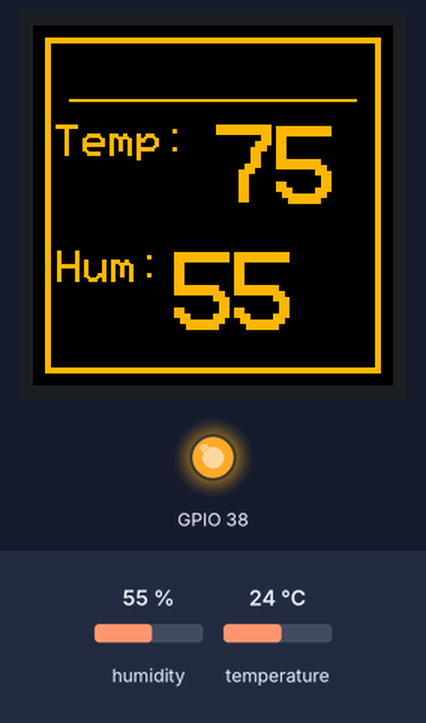
The sketch below on a simulated ESP32-S3. On the bench: 240×240 colour display, output pins drawn as LEDs (lit = HIGH). Inputs (shaded band) come from the test bench; at power-on: humidity 55 %, temperature 24 °C. What the sketch prints to the serial monitor is not drawn.

Above: at 2.5 s.
2.6 s: humidity set to 22 %
At 4.9 s:
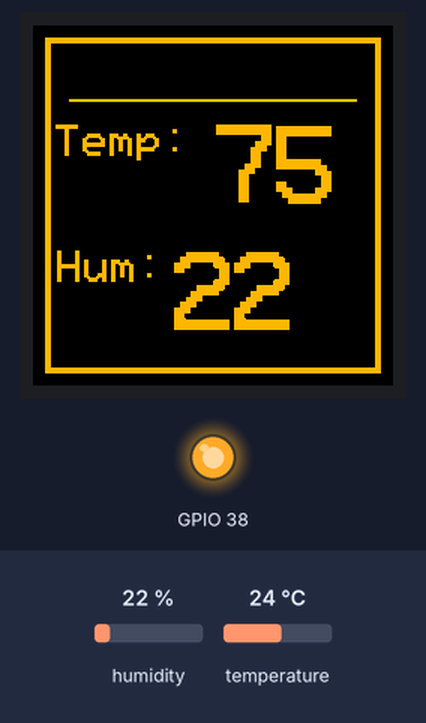
5.4 s: temperature set to 12 °C
At 6.0 s:
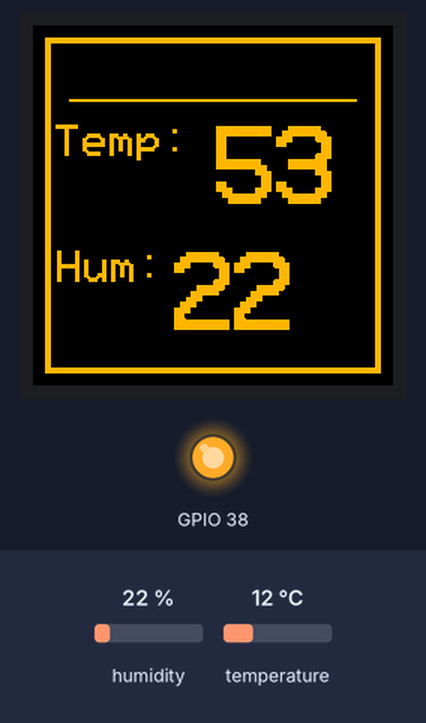
8.2 s: humidity set to 40 %
At 10.6 s:
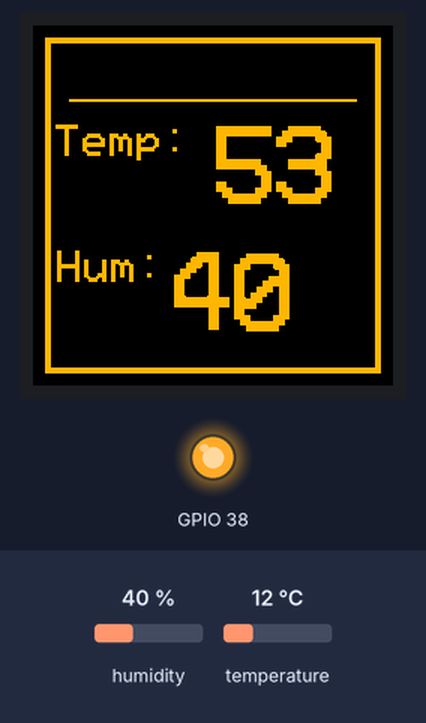
11.1 s: temperature set to 19 °C
At 12.9 s:
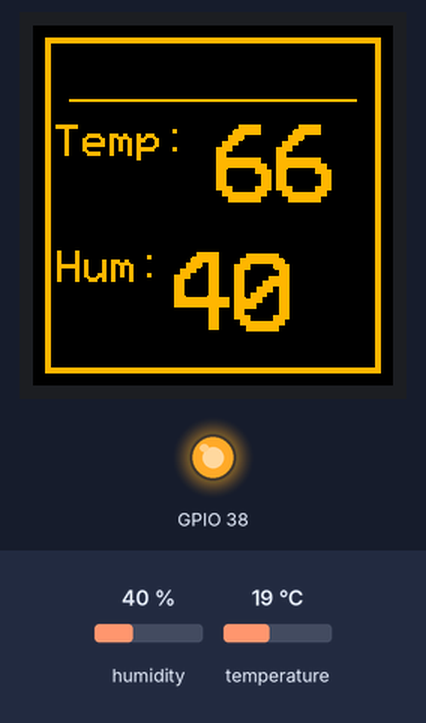
13.9 s: humidity set to 68 %
At 16.3 s:
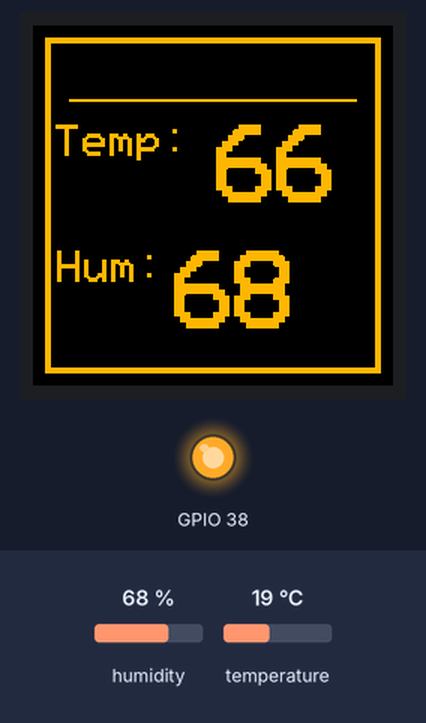
17.3 s: temperature set to 33 °C
At 18.7 s:
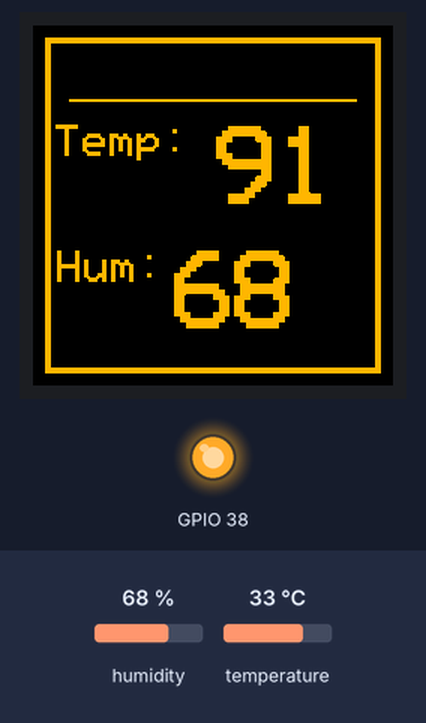
Timing chart, 0 to 20.3 s (numbered marks = the images above; inputs shaded):
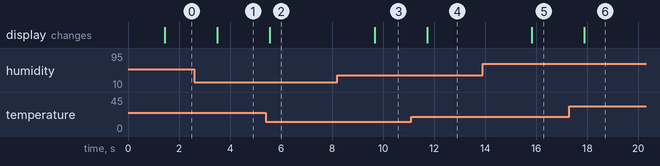

Measured:
- after the input at 2.6 s, the display: changes after 0.90 s (image 1)
- after the input at 5.4 s, the display: changes after 0.16 s (image 2)
- after the input at 8.2 s, the display: changes after 1.5 s (image 3)
- after the input at 11.1 s, the display: changes after 0.62 s (image 4)
- after the input at 13.9 s, the display: changes after 1.9 s (image 5)
- after the input at 17.3 s, the display: changes after 0.58 s (image 6)

The sketch:

FebProjectv1.ino
```cpp
#include <TFT_eSPI.h>
#include <SPI.h>
#include "graphic.h"
#include <DHT.h>

// --- HARDWARE SETTINGS ---
#define DHTPIN 4
#define BTN1_PIN 1
#define BTN2_PIN 2
#define BTN3_PIN 5
#define DHTTYPE DHT11

// --- SCREEN SETTINGS ---
#define DIGIT_W 40
#define DIGIT_H 64

TFT_eSPI tft = TFT_eSPI();
DHT dht(DHTPIN, DHTTYPE);

// Declare array but do NOT initialize here at global scope
// (initializing PROGMEM pointers globally crashes on ESP32-S3)
const unsigned char* myNumbers[10];

void setup() {
  Serial.begin(115200);
  delay(1000);

  // --- 1. MANUALLY LINK IMAGES ---
  // Must be done in setup(), NOT at global scope on ESP32-S3
  myNumbers[0] = epd_bitmap_tempNum0;
  myNumbers[1] = epd_bitmap_tempNum1;
  myNumbers[2] = epd_bitmap_tempNum2;
  myNumbers[3] = epd_bitmap_tempNum3;
  myNumbers[4] = epd_bitmap_tempNum4;
  myNumbers[5] = epd_bitmap_tempNum5;
  myNumbers[6] = epd_bitmap_tempNum6;
  myNumbers[7] = epd_bitmap_tempNum7;
  myNumbers[8] = epd_bitmap_tempNum8;
  myNumbers[9] = epd_bitmap_tempNum9;

  // --- 2. BACKLIGHT ON ---
  pinMode(38, OUTPUT);
  digitalWrite(38, HIGH);

  // --- 3. INIT HARDWARE ---
  tft.init();
  dht.begin();
  tft.setRotation(0);
  tft.fillScreen(TFT_BLACK);

  // --- 4. INIT BUTTONS ---
  // Buttons wired between GPIO and GND. LOW = pressed.
  pinMode(BTN1_PIN, INPUT_PULLUP);
  pinMode(BTN2_PIN, INPUT_PULLUP);
  pinMode(BTN3_PIN, INPUT_PULLUP);

  // --- 5. DRAW STATIC INTERFACE ---
  tft.drawBitmap(0, 0, epd_bitmap_bg, 240, 240, TFT_ORANGE, TFT_BLACK);
  tft.drawBitmap(15, 64, epd_bitmap_temp, 85, 30, TFT_ORANGE, TFT_BLACK);
  tft.drawBitmap(15, 149, epd_bitmap_hum, 70, 25, TFT_ORANGE, TFT_BLACK);
}

void loop() {
  float t = dht.readTemperature();
  float h = dht.readHumidity();

  if (isnan(t) || isnan(h)) {
    Serial.println("Waiting for DHT sensor...");
    delay(500);
    return;
  }

  int tempF = (int)((t * 9.0/5.0) + 32);
  int hum = (int)h;

  Serial.print("Temp F: "); Serial.println(tempF);
  Serial.print("Humidity: "); Serial.println(hum);

  drawMyNumber(tempF, 120, 64);
  drawMyNumber(hum, 92, 148);

  delay(2000);
}

void drawMyNumber(int value, int x, int y) {
  if (value > 99) value = 99;
  if (value < 0) value = 0;

  int tens = value / 10;
  int ones = value % 10;

  tft.drawBitmap(x, y, myNumbers[tens], DIGIT_W, DIGIT_H, TFT_ORANGE, TFT_BLACK);
  tft.drawBitmap(x + DIGIT_W, y, myNumbers[ones], DIGIT_W, DIGIT_H, TFT_ORANGE, TFT_BLACK);
}
```

Source omitted: graphic.h (data table, 76978 bytes)
